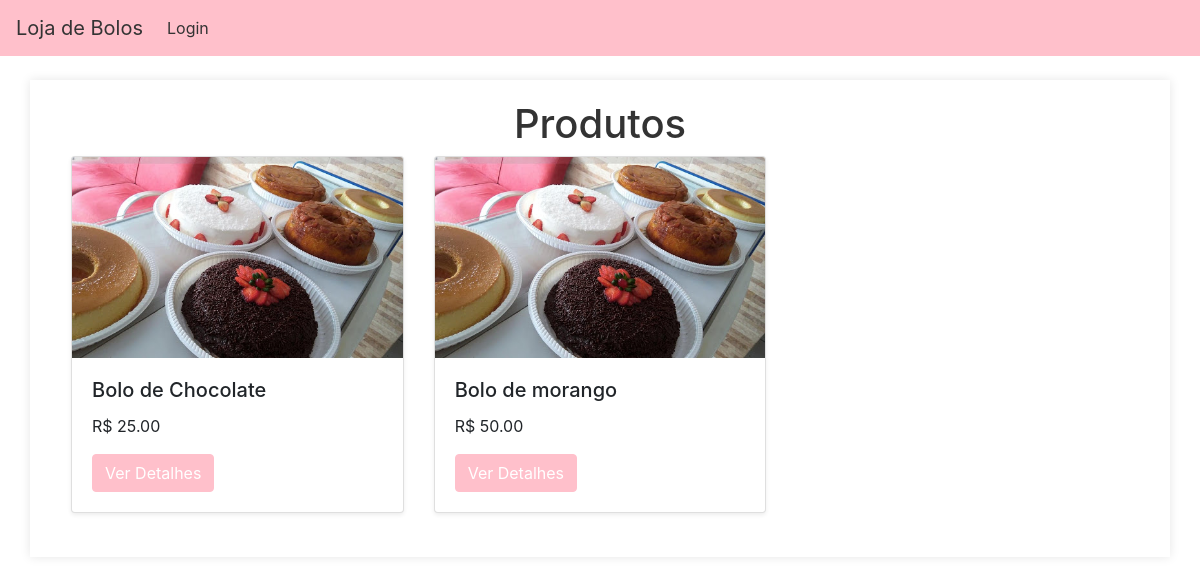
The page / on the database its author committed.
### loja/models.py (models this page shows, shortened)
class Produto(models.Model):
    nome = models.CharField(max_length=255)
    preco = models.DecimalField(max_digits=10, decimal_places=2)
    descricao = models.TextField()
    preco = models.DecimalField(max_digits=10, decimal_places=2)
    estoque = models.PositiveIntegerField()
    imagens = models.ManyToManyField('ImagemProduto', related_name='produtos', blank=True)
    exibir_na_home = models.BooleanField(default=True)

### loja/views.py (the view)
# urls.py: path('', views.home, name='home'),
def home(request):
    produtos = Produto.objects.filter(exibir_na_home=True)
    return render(request, 'loja/home.html', {'produtos': produtos})

### loja/templates/loja/home.html
{% extends 'loja/base.html' %}
{% load static %}
{% block content %}
<h1>Produtos</h1>
<div class="row">
    {% for produto in produtos %}
    <div class="col-md-4">
        <div class="card mb-4 shadow-sm">
            {% if produto.imagens.all %}
                {% for imagem in produto.imagens.all|slice:":3" %}
                    <img src="{{ imagem.imagem.url }}" class="card-img-top" alt="{{ produto.nome }}">
                {% endfor %}
            {% else %}
                <img src="{% static 'imagens/bolos.jpeg' %}" class="card-img-top" alt="Placeholder">
            {% endif %}
            <div class="card-body">
                <h5 class="card-title">{{ produto.nome }}</h5>
                <p class="card-text">R$ {{ produto.preco }}</p>
                <a href="{% url 'produto_detalhes' produto.id %}" class="btn btn-primary">Ver Detalhes</a>
            </div>
        </div>
    </div>
    {% endfor %}
</div>
{% endblock %}

### loja/templates/loja/base.html (shortened to what this page needs)
{% load static %}
<!DOCTYPE html>
<html>
<head>
    <link rel="stylesheet" href="{% static 'css/styles.css' %}">
    <link rel="stylesheet" href="https://cdn.jsdelivr.net/npm/bootstrap@4.6.2/dist/css/bootstrap.min.css">
</head>
<body>
    <nav class="navbar navbar-expand-lg navbar-light">
        <a class="navbar-brand" href="{% url 'home' %}">Loja de Bolos</a>
        <div class="collapse navbar-collapse" id="navbarNav">
            <ul class="navbar-nav mr-auto">
                {% if user.is_authenticated %}
                    <li class="nav-item">
                        <a class="nav-link" href="{% url 'perfil' %}">Perfil</a>
                    </li>
                    {% if user.username == 'adm123' %}
                        <li class="nav-item">
                            <a class="nav-link" href="{% url 'painel' %}">Painel</a>
                        </li>
                    {% endif %}
                    <li class="nav-item">
                        <a class="nav-link" href="{% url 'logout' %}">Logout</a>
                    </li>
                {% else %}
                    <li class="nav-item">
                        <a class="nav-link" href="{% url 'login' %}">Login</a>
                    </li>
                {% endif %}
            </ul>
        </div>
    </nav>
    <div class="container mt-4">
        {% block content %}
        {% endblock %}
    </div>
</body>
</html>

### static/css/styles.css (style rules this page uses)
body { font-family: Arial, sans-serif; background-color: #f4f4f4; margin: 0; padding: 0; }
nav { background-color: #333; color: #fff; padding: 10px 20px; display: flex; justify-content: space-between; align-items: center; }
nav a { color: #fff; text-decoration: none; margin-right: 15px; }
.container { width: 80%; margin: 20px auto; background: #fff; padding: 20px; box-shadow: 0 0 10px rgba(0, 0, 0, 0.1); }
h1, h2 { color: #333; }
.container { display: flex; flex-direction: column; align-items: center; padding: 20px; }

### loja/templates/loja/base.html (style rules this page uses)
.navbar { background-color: #ffc0cb; }
.navbar .navbar-brand { color: #333; }
.navbar .navbar-nav .nav-link { color: #333; }
.btn-primary { background-color: #ffc0cb; border-color: #ffc0cb; }

### rows shown on the page
Produto: nome "Bolo de Chocolate", preco "25.00"
Produto: nome "Bolo de morango", preco "50.00"
